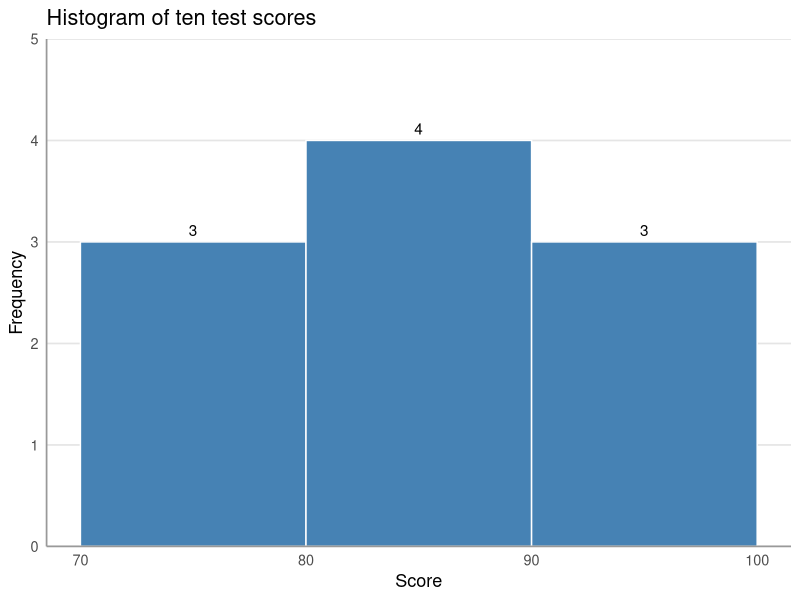
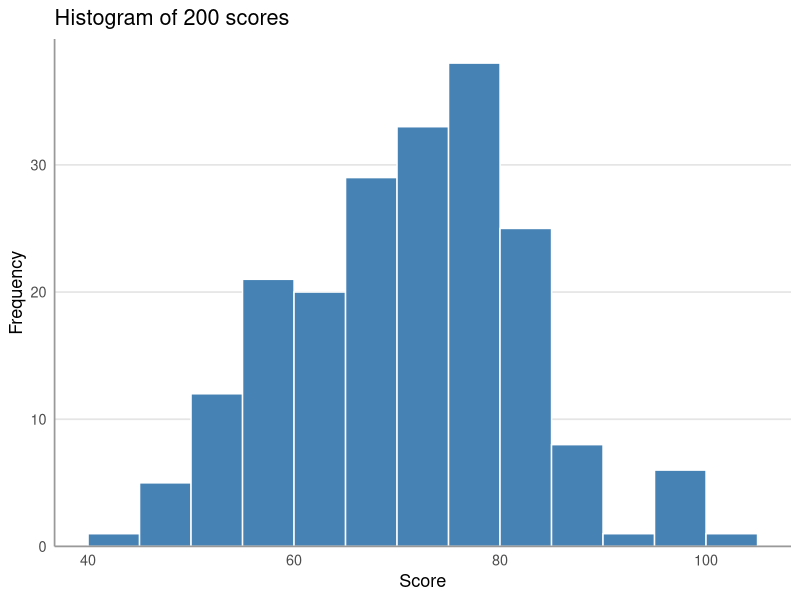

Write the R code that produced these figures, in order.
## ---- chunk 1
#| fig-width: 6
#| fig-height: 4
library(ggplot2)

scores <- c(72, 74, 75, 81, 83, 83, 85, 91, 94, 98)

ggplot(data.frame(scores), aes(scores)) +
  geom_histogram(binwidth = 10, boundary = 70, closed = "left",
                 fill = "steelblue", colour = "white") +
  stat_bin(binwidth = 10, boundary = 70, closed = "left",
           geom = "text", aes(label = after_stat(count)), vjust = -0.5) +
  scale_x_continuous(breaks = seq(70, 100, 10)) +
  scale_y_continuous(limits = c(0, 5), expand = c(0, 0)) +
  labs(title = "Histogram of ten test scores",
       x = "Score", y = "Frequency") +
  theme_classic(base_size = 13) +
  theme(axis.ticks = element_blank(),
        axis.line = element_line(colour = "grey60"),
        panel.grid.major.y = element_line(colour = "grey90"))
## ---- chunk 2
set.seed(7)
big <- round(rnorm(200, mean = 70, sd = 12))

stem(big)
## ---- chunk 3
#| fig-width: 6.5
#| fig-height: 4
ggplot(data.frame(big), aes(big)) +
  geom_histogram(binwidth = 5, boundary = 0,
                 fill = "steelblue", colour = "white") +
  scale_y_continuous(expand = expansion(mult = c(0, 0.05))) +
  labs(title = "Histogram of 200 scores",
       x = "Score", y = "Frequency") +
  theme_classic(base_size = 13) +
  theme(axis.ticks = element_blank(),
        axis.line = element_line(colour = "grey60"),
        panel.grid.major.y = element_line(colour = "grey90"))
